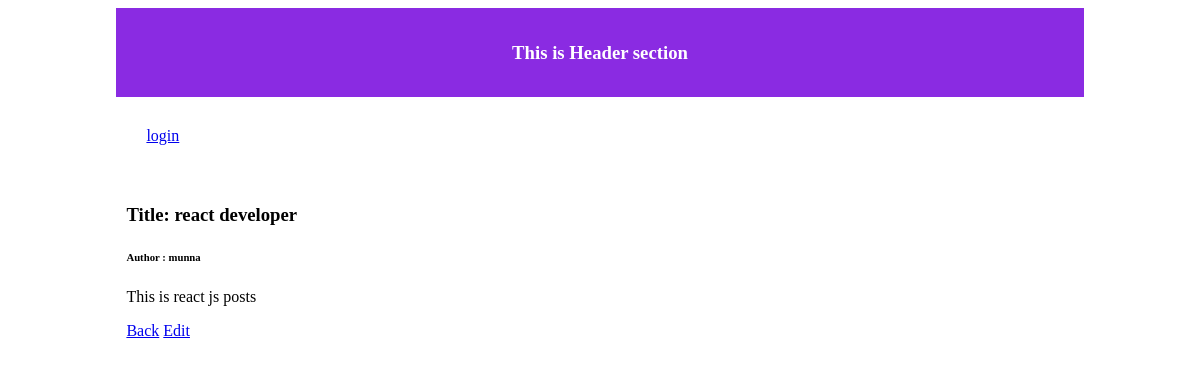
/post/1, run on the app's committed database.
### blogs/models.py (models this page shows, shortened)
class Post(models.Model):
    title = models.CharField(max_length=200)
    author = models.ForeignKey("auth.User", on_delete=models.CASCADE)
    body = models.TextField()

### blogs/views.py (the view)
# urls.py: path("post/<int:pk>", BlogDetailView.as_view(), name="post_details"),
class BlogDetailView(DetailView):
    model = Post
    template_name = "post_detail.html"

### templates/post_detail.html (shortened to what this page needs)
{% extends "base.html" %}  {% block content %}
<div>
  <h3>Title: {{post.title}}</h3>
  <h6>Author : {{ post.author }}</h6>
  <p>{{post.body}}</p>
  <div>
    <a href="{% url 'blog_post' %}">Back</a>
    <a href="{% url 'edit_post' post.pk %}">Edit</a>
  </div>
</div>
{% endblock content%}

### data on the page
Post: title "react developer", author "munna", body "This is react js posts"
